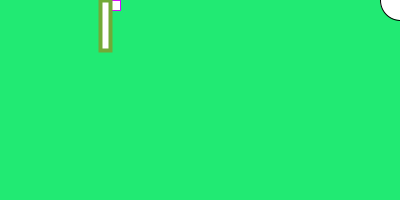
Frame 1 (no input)
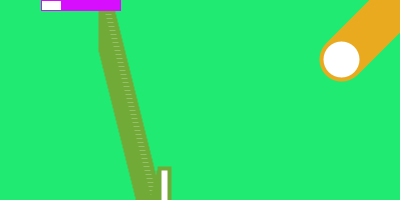
Frame 60 (the mouse pressed at the canvas centre just before this capture)
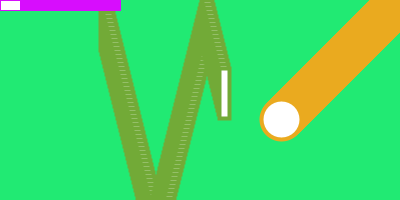
Frame 120 (the mouse held since frame 60 and released just before this capture)

The Processing sketch that drew these frames (run headless with seeded random() and noise(); from frame 60 on, the mouse is pressed at the canvas centre):

// Processing sketch: processing_185874
// ── processing_185874.pde

float rect_x = 400;
float rect_y = 0;
float move_x = 1;
float move_y = -1;

float rect_a = 100;
float rect_b = 0;

float rect_c = 100;
float rect_d = 0;

float move_a = -1;
float move_b = 4;

void setup() {
  size(400, 200);
  
   background(#21EA73);
}
void draw() {
 
  ellipse(rect_x, rect_y, 40, 40);
  stroke(#D70DFD);
  strokeWeight(1);
  rect_x = rect_x - move_x;
  rect_y = rect_y - move_y;
  if(rect_x > width) {
    rect_x = width;
    move_x = -move_x;
   
  }
  if(rect_y > height) {
    rect_y = height;
    move_y = -move_y;
    
  }
  if(rect_x < 0) {
    rect_x = 0;
    move_x = -move_x;
   
  }
  if(rect_y < 0) {
    rect_y = 0;
    move_y = -move_y;
  
  }
  rect(rect_a, rect_b, 20, 10);
  stroke(#72AA37);
  strokeWeight(4);
  rect_a = rect_a - move_x;
  rect_b = rect_b + move_y;
  if(rect_a > width) {
    rect_a = width;
    move_x = -move_x;
   
  }
  if(rect_b > height) {
    rect_b = height;
    move_y = -move_y;
    
  }
  if(rect_a < 0) {
    rect_a = 0;
    move_x = move_x;
   
  }
  if(rect_b < 0) {
    rect_b = 0;
    move_y = move_y;
    
    rect(rect_c, rect_d, 10, 50);
    stroke(#EAAA1F);
  strokeWeight(4);
  rect_c = rect_c - move_a;
  rect_d = rect_d + move_b;
  if(rect_c > width) {
    rect_c = width;
    move_a = -move_a;
   
  }
  if(rect_d > height) {
    rect_d = height;
    move_b = -move_b;
    
  }
  if(rect_c < 0) {
    rect_c = 0;
    move_a = -move_a;
    
  }
  if(rect_d < 0) {
    rect_d = 0;
    move_b = -move_b;
  
  }
  
  }
}
